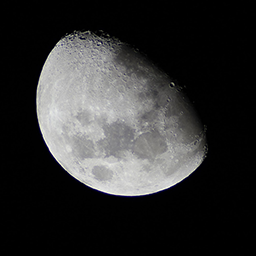
%> input picture DIP/HW3_3971242026/highboost/moon1.tif, 256 x 256 px
$ octave high_boost.m   (GNU Octave 9; MATLAB toolbox functions it lacks are replaced by stand-ins)
%> lines starting %> are read from the running program, lines starting %| are printed output that depends on the picture; in (x1, y1, x2, y2) boxes, pixels count from 0 and x2, y2 are one past the last pixel; in counts of white or black regions, pixels touching at a corner belong together; the program's own positions count from 1

    % filter size
    prompt = 'An odd integer to specify the size of the averaging filter kernel:';
    w = input(prompt);
%> the answer given: 3

    %sharp olmasi icin deger
    prompt = ' Strength coefficient for highboost filter :';
    k = input(prompt);
%> the answer given: 3
     as = imread('moon1.tif');
%> as is the input picture: size 256x256x3 uint8; mean R, G, B 47.4, 47.4, 47.3
    I = imread('moon1.tif');

    %Eger resim RGB ise grayscale yapmak
    if size(I,3)==3
        I = rgb2gray(I);
    end

    padding = (w-1)/2; %padding size
    iPad = zeros(size(I) + padding*2); % image with padding

    %Image with padding
    for x=1:size(I,1)
        for y=1:size(I,2)
            iPad(x+padding,y+padding) = I(x,y);
        end
    end
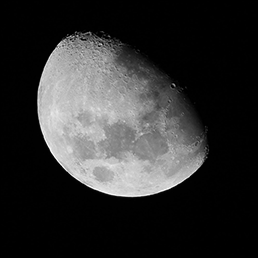
%> iPad: size 258x258 double; min 0, max 253, mean 46.7

    %Mean filter to the image
    newI = zeros(size(I));
    for k=1:size(I,1)
        for l=1:size(I,2)
            sum=0;
            for x=1:w
                for y=1:w
                    sum = sum + iPad(k+x-1,l+y-1);
                end
            end
            newI(k,l) = sum/(w*w);
        end
    end
    newI = uint8(newI);
%> newI: size 256x256 uint8

    %subtracting blurred image from the original image
    subI = zeros(size(I));
    for x=1:size(I,1)
        for y=1:size(I,2)
            subI(x,y) = I(x,y) - newI(x,y);
        end
    end
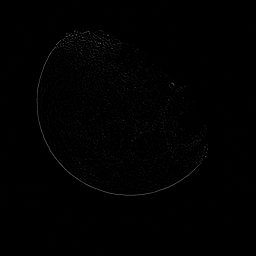
%> subI: size 256x256 double; min 0, max 101, mean 1.1
    subI = uint8(subI);
%> subI: size 256x256 uint8

    %normalization
    img = ( subI - min(subI(:)) ) ./ ( max(subI(:)) - min(subI(:)) );
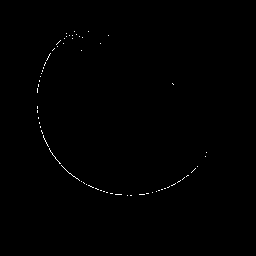
%> img: size 256x256 uint8; values 0 (black) and 1 (white), 0.3% white in thin lines or dots, all inside (x1, y1, x2, y2) = (37, 31, 207, 196)

    %sharpening the image
    shrpI = zeros(size(I));
    for x=1:size(I,1)
        for y=1:size(I,2)
            shrpI(x,y) = I(x,y) + (subI(x,y)*k);%adding image the subtracted values --> (Image + (Image - Filter))
        end
    end
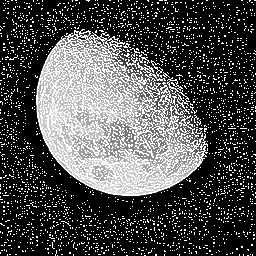
%> shrpI: size 256x256 double; min 0, max 255, mean 79
    shrpI = uint8(shrpI);
%> shrpI: size 256x256 uint8

    figure;
    subplot(2,2,1);imshow(I);title(' final Image: ');
   subplot(2,2,2), imshow(shrpI),title(' sharp Image: ');
    subplot(2,2,3), imshow(newI),title(' filtered Image: ');
    subplot(2,2,4), imshow(subI);title(' subtracted blurred Image: ');

$ run again, with DIP/HW3_3971242026/highboost/s.tif copied over DIP/HW3_3971242026/highboost/moon1.tif
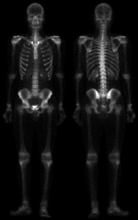
%> input picture DIP/HW3_3971242026/highboost/s.tif, 138 x 220 px, shrunk from 500 x 800 before the run
%> as is the input picture: size 220x138 uint8; min 0, max 255, mean 17.2
%> after the loop `for x=1:size(I,1)`:
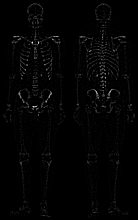
%> subI: size 220x138 double; min 0, max 83, mean 1.2; drawn with min black and max white
%> img: size 220x138 uint8; values 0 (black) and 1 (white), 0.1% white in thin lines or dots, all inside (x1, y1, x2, y2) = (14, 36, 111, 107)
%> after the loop `for x=1:size(I,1)`:
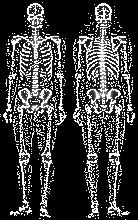
%> shrpI: size 220x138 double; min 0, max 255, mean 62.7
